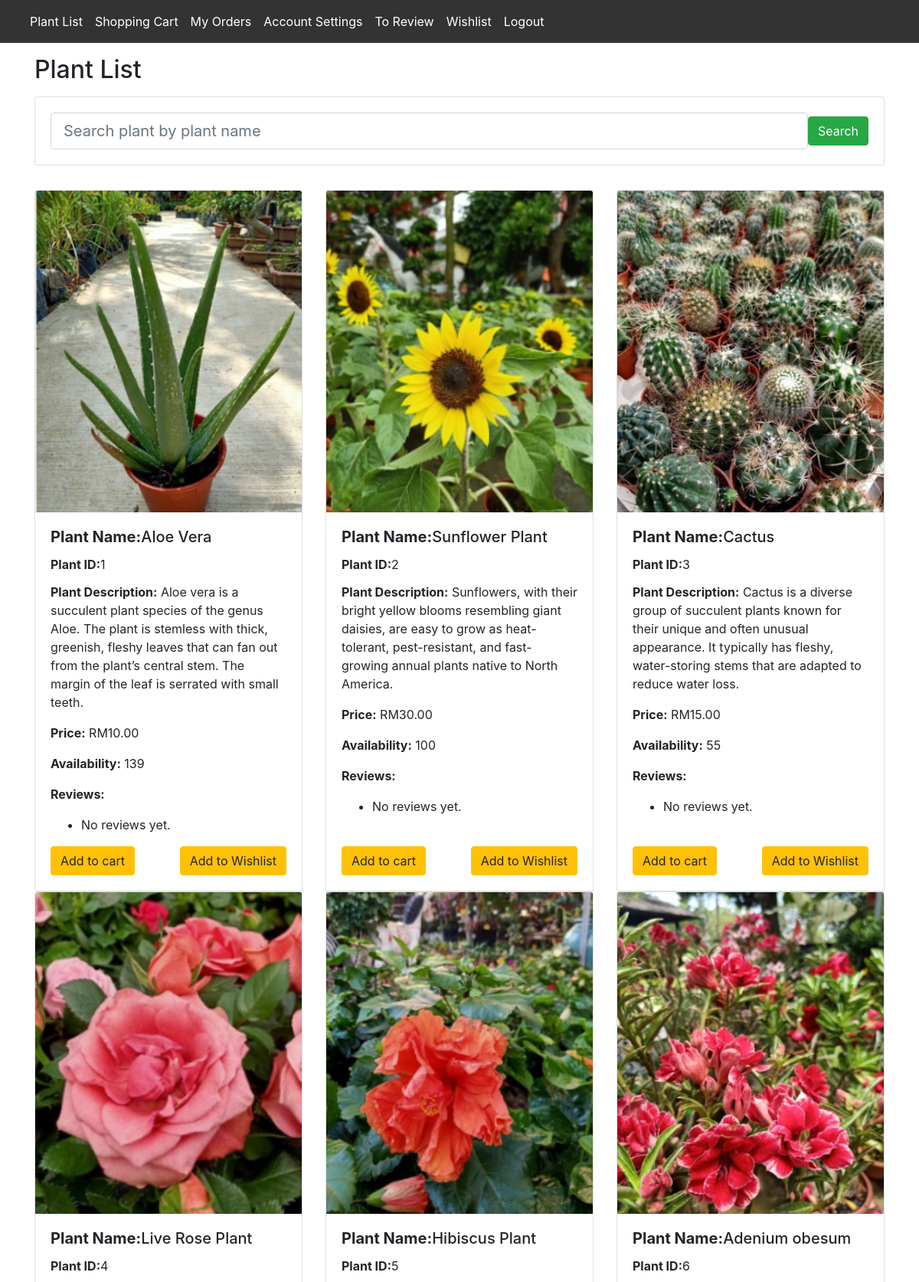
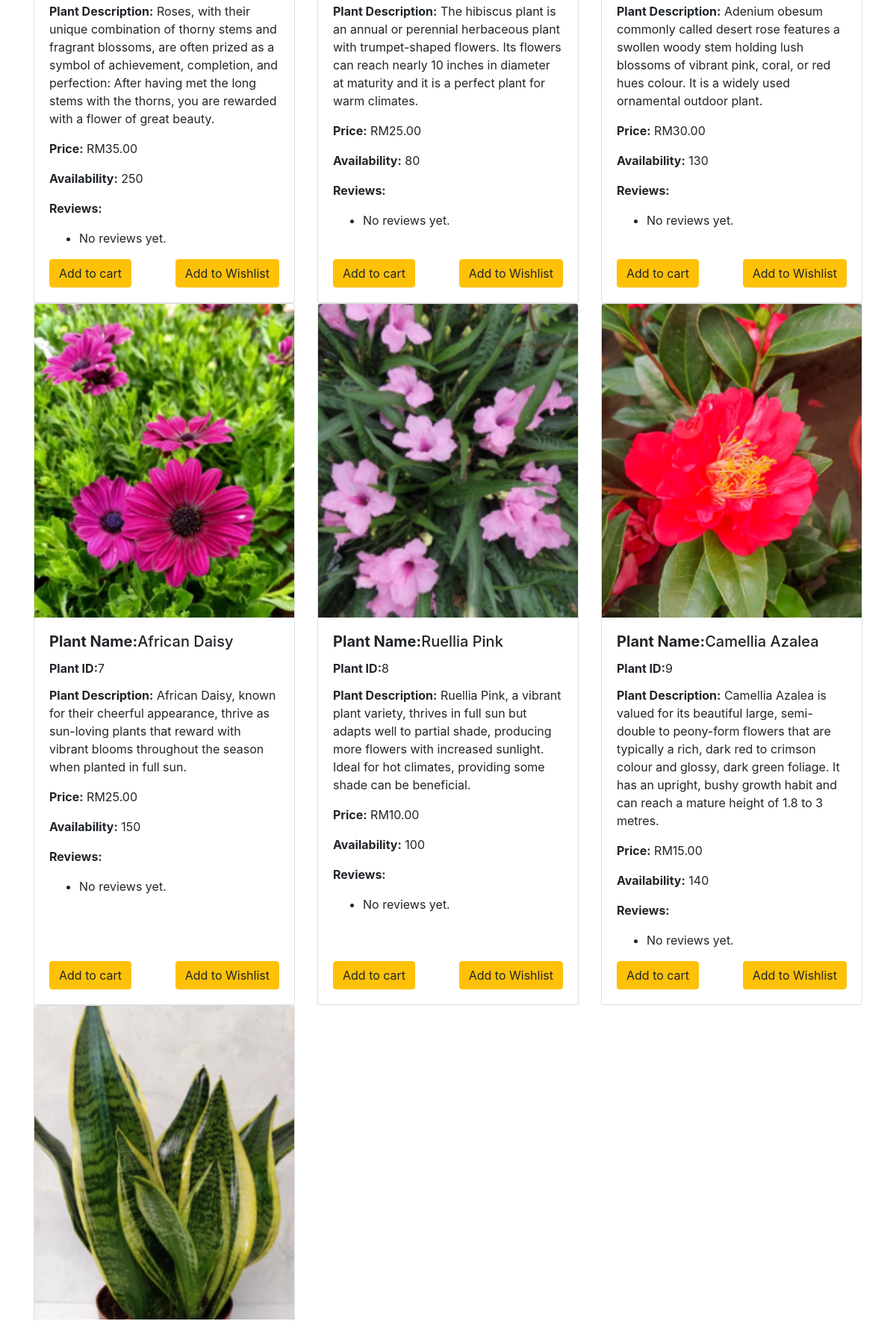
Page /plant_list/ (upper part) on the committed database (2 pictures, top to bottom).
### app/models.py (models this page shows)
class Plant(models.Model):
    plant_name = models.CharField(max_length=80)
    plant_image = models.ImageField(upload_to='plant/')
    plant_description = models.CharField(max_length=500)
    plant_price = models.DecimalField(max_digits=5, decimal_places=2)
    plant_availability = models.PositiveIntegerField(validators=[MinValueValidator(1), MaxValueValidator(999)])

### app/views.py (the view)
# urls.py: path('plant_list/', views.plant_list_view, name='plant_list'),
def plant_list_view(request):
    plant_objects = Plant.objects.all()
    for plant in plant_objects:
        plant.reviews = Review.objects.filter(order_item__plant=plant)
    item_name = request.GET.get('item_name')
    if item_name:
        plant_objects = plant_objects.filter(plant_name__icontains=item_name)
        if not plant_objects:
            message = "No matching plants found."
            context = {'message': message}
            return render(request, 'plant_list.html', context)
    context = {'plant_objects': plant_objects}
    return render(request, 'plant_list.html', context)

### app/templates/plant_list.html (shortened to what this page needs)
<!DOCTYPE html>
<html lang="en">
<head>
    <link href="https://stackpath.bootstrapcdn.com/bootstrap/4.5.2/css/bootstrap.min.css" rel="stylesheet">
</head>
<body>
    <nav class="navbar navbar-expand-md navbar-dark" style="background-color: #333333;">
        <div class="container-fluid">
            <div class="collapse navbar-collapse" id="navbarNav">
                <ul class="navbar-nav">
                    <li class="nav-item deliveryman-section">
                        <a class="nav-link active" href="{% url 'plant_list' %}">Plant List</a>
                    </li>
                    <li class="nav-item">
                        <a class="nav-link active" aria-current="page" href="{% url 'view_cart' %}">Shopping Cart</a>
                    </li>
                    <li class="nav-item">
                        <a class="nav-link active" aria-current="page" href="{% url 'my_orders' %}">My Orders</a>
                    </li>
                    <li class="nav-item">
                        <a class="nav-link active" aria-current="page" href="{% url 'account_settings' %}">Account
                            Settings</a>
                    </li>
                    <li class="nav-item">
                        <a class="nav-link active" aria-current="page" href="{% url 'to_review' %}">To Review</a>
                    </li>
                    <li class="nav-item">
                        <a class="nav-link active" aria-current="page" href="{% url 'view_wishlist' %}">Wishlist</a>
                    </li>
                    <li class="nav-item">
                        <a class="nav-link active" aria-current="page" href="{% url 'logout' %}">Logout</a>
                    </li>
                </ul>
            </div>
        </div>
    </nav>
    <div class="container">
        <div class="row">
            <div class="col-12 text-left">
                <h2 class="plant-list-title">Plant List</h2>
            </div>
        </div>
        <div class="row search-bar-container align-items-center">
            <div class="col-12">
                <form class="card card-sm">
                    <div class="card-body row no-gutters align-items-center">
                        <div class="col">
                            <input type="search" name='item_name' placeholder="Search plant by plant name"
                                class="form-control form-control-lg search-input">
                        </div>
                        <div class="col-auto">
                            <button class="btn btn-success" type="submit">Search</button>
                        </div>
                    </div>
                </form>
            </div>
        </div>
        <div class="row row-cols-1 row-cols-md-3 g-4">
            {% if plant_objects %}
            {% for plant in plant_objects %}
            <div class="col">
                <div class="card h-100">
                    <img src="{{ plant.plant_image.url }}" class="card-img-top" alt="{{ plant.plant_name }}">
                    <div class="card-body d-flex flex-column">
                        <h5 class="card-title"><strong>Plant Name:</strong>{{ plant.plant_name }}</h5>
                        <p class="card-title"><strong>Plant ID:</strong>{{ plant.id }}</p>
                        <p class="card-text"><strong>Plant Description:</strong> {{ plant.plant_description }}</p>
                        <p class="card-text"><strong>Price:</strong> RM{{ plant.plant_price }}</p>
                        <p class="card-text"><strong>Availability:</strong> {{ plant.plant_availability }}</p>
                        <p class="card-text"><strong>Reviews:</strong></p>
                        <ul>
                            {% for review in plant.reviews %}
                            <li class="review">
                                <strong>{{ review.order_item.order.customer.customer_name }} (Rating: {{ review.rating }} star)</strong><br>
                                Comment: {{ review.comment }}<br>
                            </li>
                            {% empty %}
                            <li class="no-reviews">No reviews yet.</li>
                            {% endfor %}
                        </ul>
                        <div class="mt-auto">
                            <div class="mt-auto d-flex justify-content-between align-items-center">
                                <form action="{% url 'add_to_cart' plant.id %}" method="post" class="d-inline">
                                    <button type="submit" class="btn btn-warning">Add to cart</button>
                                </form>
                                <a href="{% url 'add_to_wishlist' plant.id %}" class="btn btn-warning">Add to Wishlist</a>
                            </div>
                        </div>
                    </div>
                </div>
            </div>
            {% endfor %}
            {% else %}
            <div class="col-md-12">
                <div class="alert alert-warning" role="alert">
                    No plants match the entered criteria.
                </div>
            </div>
            {% endif %}
        </div>
    </div>
</body>
</html>

### app/templates/plant_list.html (style rules this page uses)
.search-bar-container { margin-bottom: 2rem; }
.card-img-top { width: 100%; height: 35vw; object-fit: cover; }
.search-input { width: 100%; }
.plant-list-title { margin-top: 1rem; margin-bottom: 1rem; }

### rows in the picture
Plant: plant_image (picture), plant_name "Aloe Vera", id "1", plant_description "Aloe vera is a succulent plant species of the genus Aloe. The plant is stemless with thick, greenish, fleshy leaves that can fan out from the plant’s central stem. The margin of the leaf is serrated with small teeth.", plant_price "10.00", plant_availability "139"
Plant: plant_image (picture), plant_name "Sunflower Plant", id "2", plant_description "Sunflowers, with their bright yellow blooms resembling giant daisies, are easy to grow as heat-tolerant, pest-resistant, and fast-growing annual plants native to North America.", plant_price "30.00", plant_availability "100"
Plant: plant_image (picture), plant_name "Cactus", id "3", plant_description "Cactus is a diverse group of succulent plants known for their unique and often unusual appearance. It typically has fleshy, water-storing stems that are adapted to reduce water loss.", plant_price "15.00", plant_availability "55"
Plant: plant_image (picture), plant_name "Live Rose Plant", id "4", plant_description "Roses, with their unique combination of thorny stems and fragrant blossoms, are often prized as a symbol of achievement, completion, and perfection: After having met the long stems with the thorns, you are rewarded with a flower of great beauty.", plant_price "35.00", plant_availability "250"
Plant: plant_image (picture), plant_name "Hibiscus Plant", id "5", plant_description "The hibiscus plant is an annual or perennial herbaceous plant with trumpet-shaped flowers. Its flowers can reach nearly 10 inches in diameter at maturity and it is a perfect plant for warm climates.", plant_price "25.00", plant_availability "80"
Plant: plant_image (picture), plant_name "Adenium obesum", id "6", plant_description "Adenium obesum commonly called desert rose features a swollen woody stem holding lush blossoms of vibrant pink, coral, or red hues colour. It is a widely used ornamental outdoor plant.", plant_price "30.00", plant_availability "130"
Plant: plant_image (picture), plant_name "African Daisy", id "7", plant_description "African Daisy, known for their cheerful appearance, thrive as sun-loving plants that reward with vibrant blooms throughout the season when planted in full sun.", plant_price "25.00", plant_availability "150"
Plant: plant_image (picture), plant_name "Ruellia Pink", id "8", plant_description "Ruellia Pink, a vibrant plant variety, thrives in full sun but adapts well to partial shade, producing more flowers with increased sunlight. Ideal for hot climates, providing some shade can be beneficial.", plant_price "10.00", plant_availability "100"
Plant: plant_image (picture), plant_name "Camellia Azalea", id "9", plant_description "Camellia Azalea is valued for its beautiful large, semi-double to peony-form flowers that are typically a rich, dark red to crimson colour and glossy, dark green foliage. It has an upright, bushy growth habit and can reach a mature height of 1.8 to 3 metres.", plant_price "15.00", plant_availability "140"
Plant: plant_image (picture)
